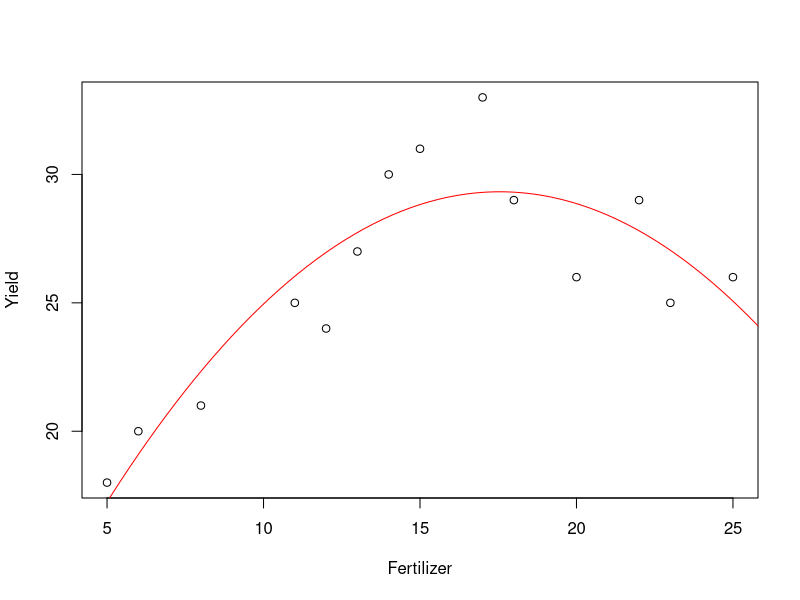
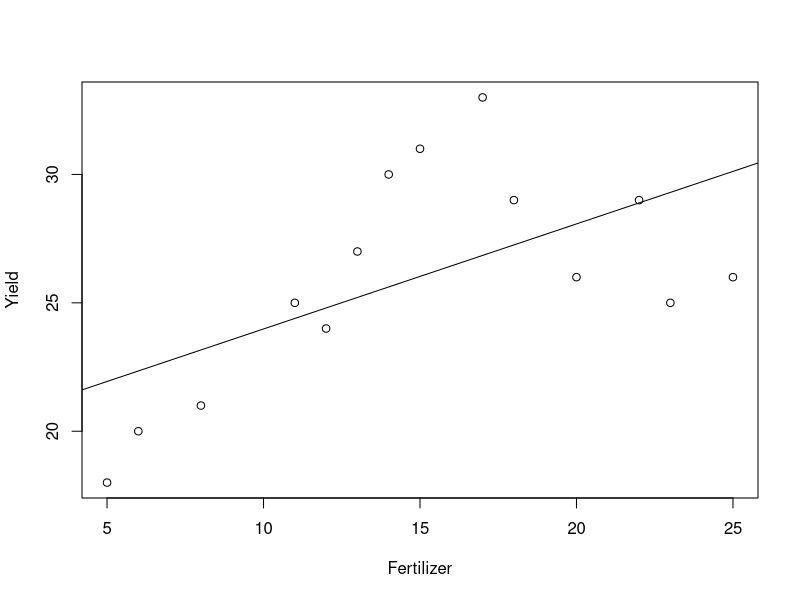
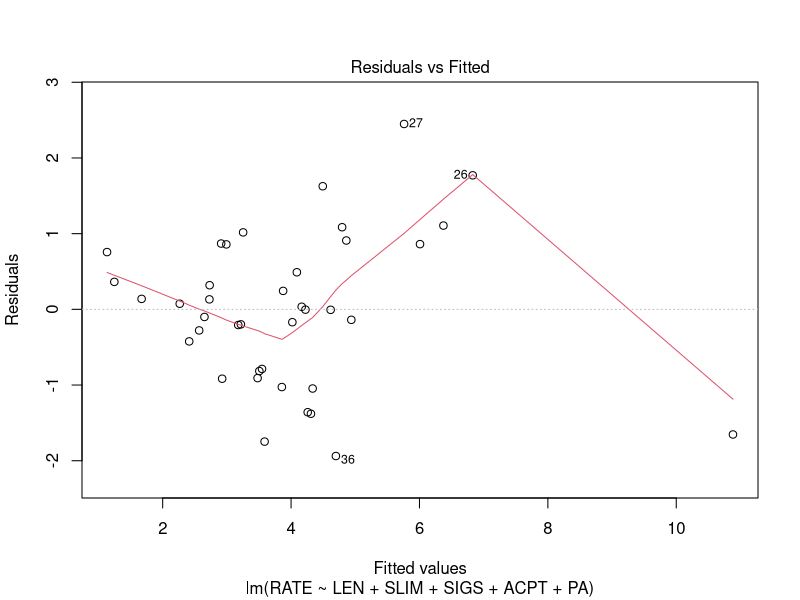
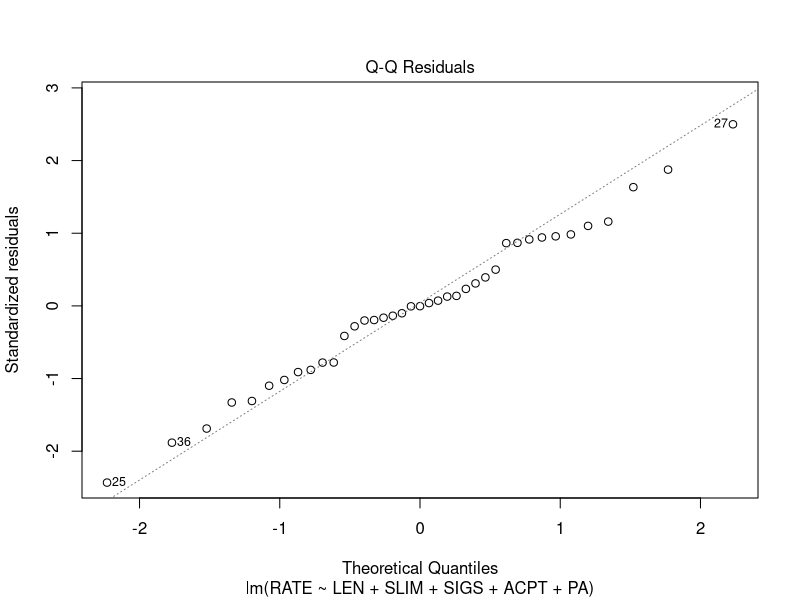
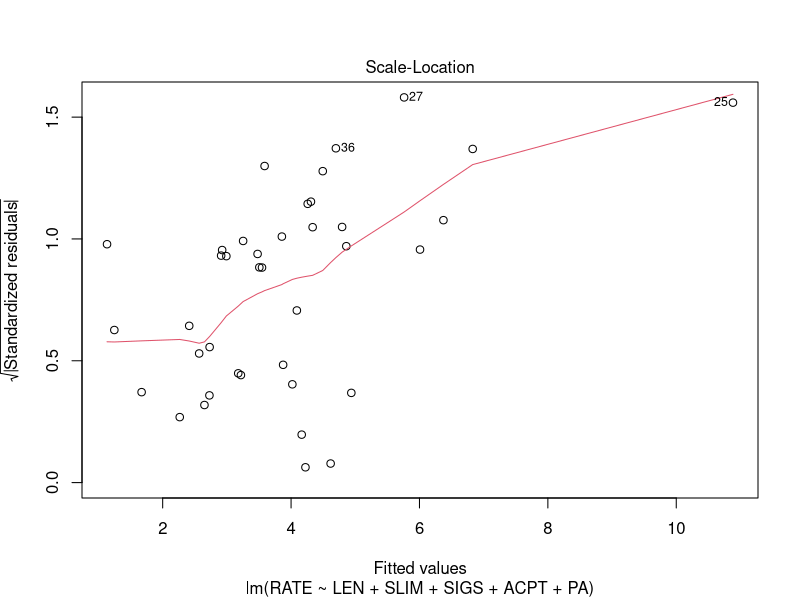
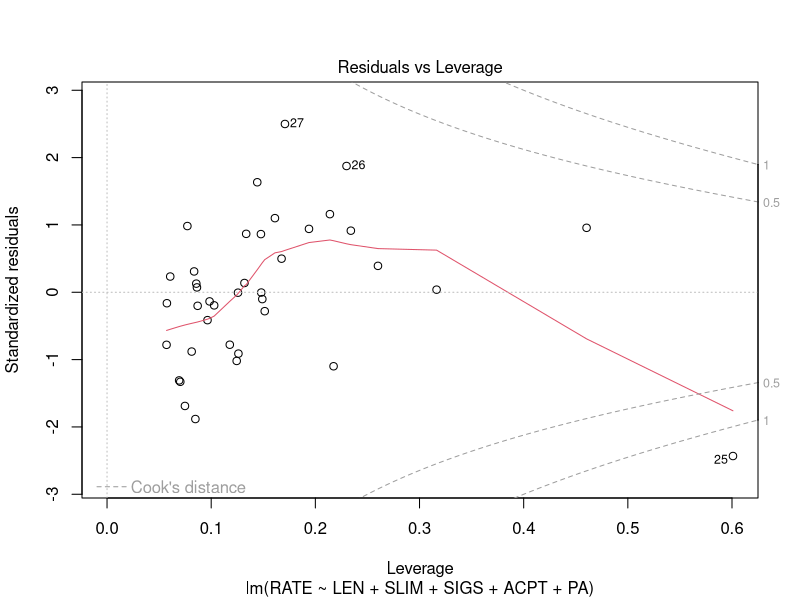

Write the R code that produced these figures, in order. (Note: this script raises an error after producing the figures.)
##############################################################################
### ### ###
### ### ###    STAT 6420 Homework no 8
### ### ###
#########################################################################

####### 
### ### ### Set up 

### Load in packages

library(here)
library(car)

### Load in data files 

#prob <- read.table(here("HW6", "data6.1.txt"), header = T)


####### 
### ### ### Problem 1

  ## 1a 

Fertilizer = c(12,5,15,17,20,14,6,23,11,13,8,18,22,25)
fert_sqed <- Fertilizer^2
Yield = c(24,18,31,33,26,30,20,25,25,27,21,29,29,26)

lm1 <- lm(Yield ~ (Fertilizer + fert_sqed))
lm2 <- lm(Yield ~ (Fertilizer))   ### !!!! This isn't working

  ## 1b 

plot(Yield ~ Fertilizer)
plot(function(x){coef(lm1)[1]+coef(lm1)[2]*x + coef(lm1)[3]*x^2}, from = 0, to = 30, add = T, col ="red")


plot(Yield ~ Fertilizer)
abline(lm2)


  ## 1c 
model1 <- lm(Yield ~ (Fertilizer + fert_sqed))

group = c(3,1,5,6,7,4,1,8,3,4,2,6,8,9)
dat = cbind(group,Fertilizer,Yield)
dat = dat[order(group),]

model2 = lm(Yield~factor(group))
summary(model2)
aov2 = aov(model2)
summary(aov2)

SSpe = sum((aov2$res)^2)
dfpe = aov2$df.res


summary(model1)
aov1 = aov(model1)
summary(aov1)

####### 
### ### ### Problem 4

  ## 4b

prob4 <- read.table(here("HW8", "data8.4.txt"), header = T)

# rate is response variable (first column)

x <- as.matrix(prob4[,-1])
x <- scale(x)
e <- eigen(t(x) %*% x)
e$val
sqrt(max(e$val)/min(e$val)) #conditional number


# Now check out VIFs


a <- summary(lm(x[,1] ~ x[,-1]))$r.squared
 # 0.99262
1/(1-a )

diag(solve(cor(x)))


    ## 4d (6 points) Do variable selection in R. Choose a final model.


lmd <- lm(RATE ~ ., data = prob4)

# Using the automated procedure for Stepwise Regression.

stepped <- step(lmd)

#returns: 

lmdi <- lm(formula = RATE ~ LEN + SLIM + SIGS + ACPT + PA, data = prob4)

summary(lmdi)

    ## 4e (3 points) Check whether everything is ok with the final model. (i.e. look at the residual vs fitted and Q-Q plots.)


plot(lmdi) #residual v fitted look weird 
# check weirdness with box-cox

boxcox(lmdi,plotit=T)
boxcox(lmdi,lambda=seq(-.75,.75,by=0.05),plotit=T) ## Lambda = 0 

## Based on the box-cox plots, use log transformation 

prob4 <- prob4 %>% mutate(RATE = log(RATE))

# So now need to refit everything... 

lmd <- lm(RATE ~ ., data = prob4)
# Using the automated procedure for Stepwise Regression.

step(lmd)

lmdii <- lm(formula = RATE ~ LEN + SLIM + SIGS + PA, data = prob4)
summary(lmdii)
plot(lmdii)


## Now everything looks fine
